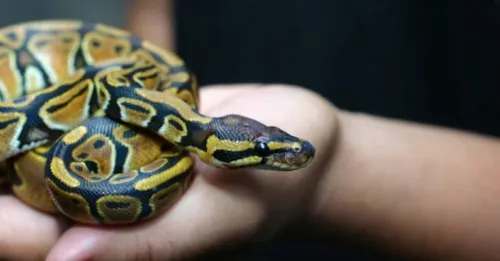
#> input picture saved.webp, 500 x 261 px
$ jupyter execute cropped.ipynb
#> lines starting #> are read from the running program, lines starting #| are printed output that depends on the picture
[cell 1]
import cv2
image = cv2.imread("saved.webp")
#> image is the input picture: shape (261, 500, 3); mean B, G, R 76.9, 87.5, 93

if image is None:
    print("Error: Could not read the image.")
else:
    cropped = image[30:60, 80:120]
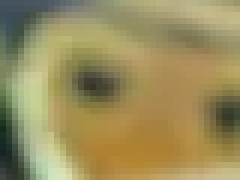
#> cropped: shape (30, 40, 3) (shown 6 times larger); mean B, G, R 92.3, 141.8, 154
    cv2.imshow("Cropped Image", cropped)
    cv2.waitKey(0)
    cv2.destroyAllWindows()
